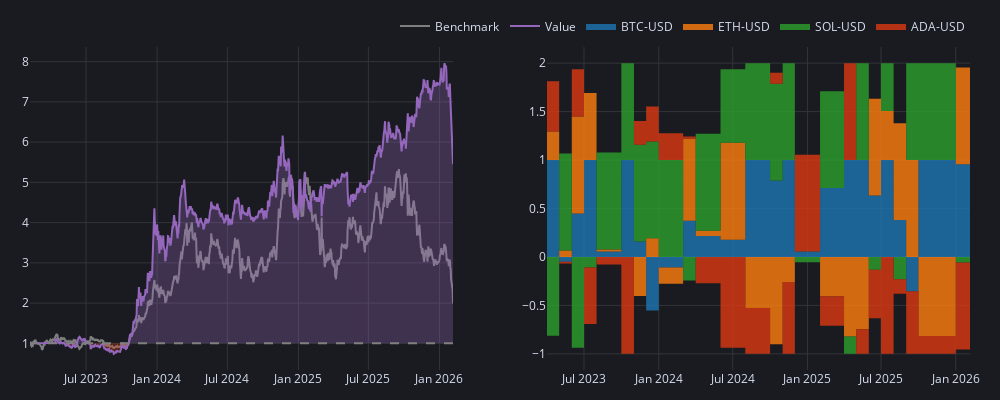

The notebook cell this image was saved under:
### Code cell
fig = vbt.make_subplots(rows=1, cols=2)
fig.update_layout(width=1000,height=400)
pf1.plot_cumulative_returns(add_trace_kwargs=dict(row=1, col=1), fig=fig)
pfo1.plot(add_trace_kwargs=dict(row=1, col=2), fig=fig)

### Figure 1 — Plotly figure (JSON) as saved in the notebook; plotly's stock layout.template omitted (floating-point values rounded to 4 significant figures; data arrays with more than 128 entries replaced by an {"elided": "..."} marker saying what was removed)
{"data": [{"line": {"color": "#7f7f7f"}, "mode": "lines", "name": "Benchmark", "showlegend": true, "type": "scatter", "x": {"elided": "1096 str values"}, "xaxis": "x", "y": {"elided": "1096 float values"}, "yaxis": "y"}, {"hoverinfo": "skip", "line": {"color": "rgba(0, 0, 0, 0)", "width": 0}, "mode": "lines", "opacity": 0, "showlegend": false, "type": "scatter", "x": {"elided": "1096 str values"}, "xaxis": "x", "y": {"elided": "1096 int values"}, "yaxis": "y"}, {"connectgaps": false, "fill": "tonexty", "fillcolor": "rgba(148,103,189,0.3000)", "hoverinfo": "skip", "line": {"color": "rgba(0, 0, 0, 0)", "width": 0}, "mode": "lines", "opacity": 0, "showlegend": false, "type": "scatter", "x": {"elided": "1096 str values"}, "xaxis": "x", "y": {"elided": "1096 float values"}, "yaxis": "y"}, {"hoverinfo": "skip", "line": {"color": "rgba(0, 0, 0, 0)", "width": 0}, "mode": "lines", "opacity": 0, "showlegend": false, "type": "scatter", "x": {"elided": "1096 str values"}, "xaxis": "x", "y": {"elided": "1096 int values"}, "yaxis": "y"}, {"connectgaps": false, "fill": "tonexty", "fillcolor": "rgba(220,57,18,0.3000)", "hoverinfo": "skip", "line": {"color": "rgba(0, 0, 0, 0)", "width": 0}, "mode": "lines", "opacity": 0, "showlegend": false, "type": "scatter", "x": {"elided": "1096 str values"}, "xaxis": "x", "y": {"elided": "1096 float values"}, "yaxis": "y"}, {"line": {"color": "#9467bd"}, "mode": "lines", "name": "Value", "showlegend": true, "type": "scatter", "x": {"elided": "1096 str values"}, "xaxis": "x", "y": {"elided": "1096 float values"}, "yaxis": "y"}, {"hoverinfo": "skip", "line": {"color": "rgba(0, 0, 0, 0)", "width": 0}, "mode": "lines", "opacity": 0, "showlegend": false, "type": "scatter", "x": {"elided": "1096 str values"}, "xaxis": "x", "y": {"elided": "1096 int values"}, "yaxis": "y"}, {"fillcolor": "rgba(31,119,180,0.8000)", "legendgroup": "area_0", "line": {"color": "#1f77b4", "shape": "hv", "width": 0}, "name": "BTC-USD", "showlegend": true, "stackgroup": "one", "type": "scatter", "x": {"elided": "1042 str values"}, "xaxis": "x2", "y": {"elided": "1042 float values"}, "yaxis": "y2"}, {"fillcolor": "rgba(255,127,14,0.8000)", "legendgroup": "area_1", "line": {"color": "#ff7f0e", "shape": "hv", "width": 0}, "name": "ETH-USD", "showlegend": true, "stackgroup": "one", "type": "scatter", "x": {"elided": "1042 str values"}, "xaxis": "x2", "y": {"elided": "1042 float values"}, "yaxis": "y2"}, {"fillcolor": "rgba(44,160,44,0.8000)", "legendgroup": "area_2", "line": {"color": "#2ca02c", "shape": "hv", "width": 0}, "name": "SOL-USD", "showlegend": true, "stackgroup": "one", "type": "scatter", "x": {"elided": "1042 str values"}, "xaxis": "x2", "y": {"elided": "1042 float values"}, "yaxis": "y2"}, {"fillcolor": "rgba(220,57,18,0.8000)", "legendgroup": "area_3", "line": {"color": "#dc3912", "shape": "hv", "width": 0}, "name": "ADA-USD", "showlegend": true, "stackgroup": "one", "type": "scatter", "x": {"elided": "1042 str values"}, "xaxis": "x2", "y": {"elided": "1042 float values"}, "yaxis": "y2"}, {"fillcolor": "rgba(31,119,180,0.8000)", "legendgroup": "area_0", "line": {"color": "#1f77b4", "shape": "hv", "width": 0}, "name": "BTC-USD", "showlegend": false, "stackgroup": "two", "type": "scatter", "x": {"elided": "1042 str values"}, "xaxis": "x2", "y": {"elided": "1042 float values"}, "yaxis": "y2"}, {"fillcolor": "rgba(255,127,14,0.8000)", "legendgroup": "area_1", "line": {"color": "#ff7f0e", "shape": "hv", "width": 0}, "name": "ETH-USD", "showlegend": false, "stackgroup": "two", "type": "scatter", "x": {"elided": "1042 str values"}, "xaxis": "x2", "y": {"elided": "1042 float values"}, "yaxis": "y2"}, {"fillcolor": "rgba(44,160,44,0.8000)", "legendgroup": "area_2", "line": {"color": "#2ca02c", "shape": "hv", "width": 0}, "name": "SOL-USD", "showlegend": false, "stackgroup": "two", "type": "scatter", "x": {"elided": "1042 str values"}, "xaxis": "x2", "y": {"elided": "1042 float values"}, "yaxis": "y2"}, {"fillcolor": "rgba(220,57,18,0.8000)", "legendgroup": "area_3", "line": {"color": "#dc3912", "shape": "hv", "width": 0}, "name": "ADA-USD", "showlegend": false, "stackgroup": "two", "type": "scatter", "x": {"elided": "1042 str values"}, "xaxis": "x2", "y": {"elided": "1042 float values"}, "yaxis": "y2"}], "layout": {"height": 400, "legend": {"orientation": "h", "traceorder": "normal", "x": 1, "xanchor": "right", "y": 1.02, "yanchor": "bottom"}, "margin": {"b": 30, "l": 30, "r": 30, "t": 30}, "shapes": [{"line": {"color": "gray", "dash": "dash"}, "type": "line", "x0": 0, "x1": 0.45, "xref": "paper", "y0": 1, "y1": 1, "yref": "y"}], "width": 1000, "xaxis": {"anchor": "y", "domain": [0, 0.45]}, "xaxis2": {"anchor": "y2", "domain": [0.55, 1]}, "yaxis": {"anchor": "x", "domain": [0, 1]}, "yaxis2": {"anchor": "x2", "domain": [0, 1]}}}
